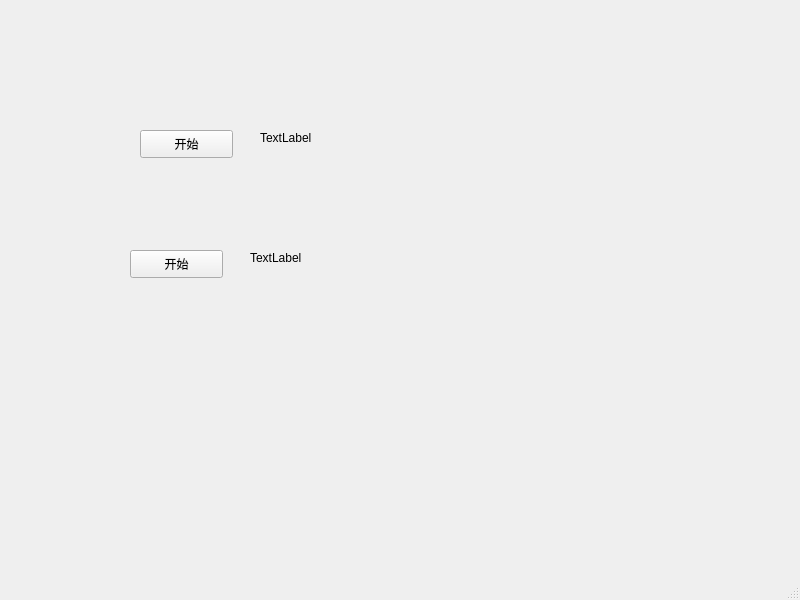
<?xml version="1.0" encoding="UTF-8"?>
<ui version="4.0">
 <class>MainWindow</class>
 <widget class="QMainWindow" name="MainWindow">
  <property name="geometry">
   <rect>
    <x>0</x>
    <y>0</y>
    <width>800</width>
    <height>600</height>
   </rect>
  </property>
  <property name="windowTitle">
   <string>MainWindow</string>
  </property>
  <widget class="QWidget" name="centralwidget">
   <widget class="QPushButton" name="loopBtn">
    <property name="geometry">
     <rect>
      <x>140</x>
      <y>130</y>
      <width>93</width>
      <height>28</height>
     </rect>
    </property>
    <property name="text">
     <string>开始</string>
    </property>
   </widget>
   <widget class="QLabel" name="curTime">
    <property name="geometry">
     <rect>
      <x>260</x>
      <y>130</y>
      <width>461</width>
      <height>16</height>
     </rect>
    </property>
    <property name="text">
     <string>TextLabel</string>
    </property>
   </widget>
   <widget class="QLabel" name="onceTime">
    <property name="geometry">
     <rect>
      <x>250</x>
      <y>250</y>
      <width>461</width>
      <height>16</height>
     </rect>
    </property>
    <property name="text">
     <string>TextLabel</string>
    </property>
   </widget>
   <widget class="QPushButton" name="onceBtn">
    <property name="geometry">
     <rect>
      <x>130</x>
      <y>250</y>
      <width>93</width>
      <height>28</height>
     </rect>
    </property>
    <property name="text">
     <string>开始</string>
    </property>
   </widget>
  </widget>
  <widget class="QMenuBar" name="menubar">
   <property name="geometry">
    <rect>
     <x>0</x>
     <y>0</y>
     <width>800</width>
     <height>26</height>
    </rect>
   </property>
  </widget>
  <widget class="QStatusBar" name="statusbar"/>
 </widget>
 <resources/>
 <connections/>
</ui>
